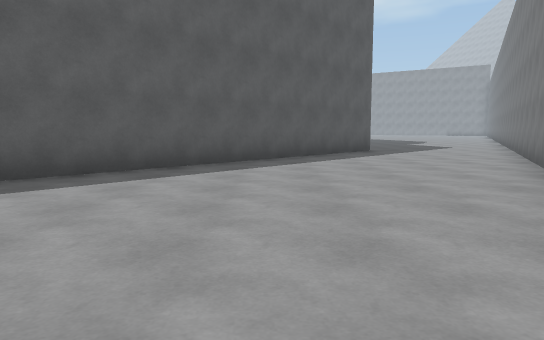
View 1 (above)

20 first-person views from a walk through a scene from a Unity 3-D project. The camera is 1.2 m above the floor, tilts 6° down and sees 70° across. The floor is counted in squares, 2 m on a side. Each view is taken from the middle of a square. On the plan, view 1 faces up. The plan holds only what a view shows up to about 11 squares ahead; the rest is blank. The place goes on beyond the plan. The player character is not drawn.

View 2
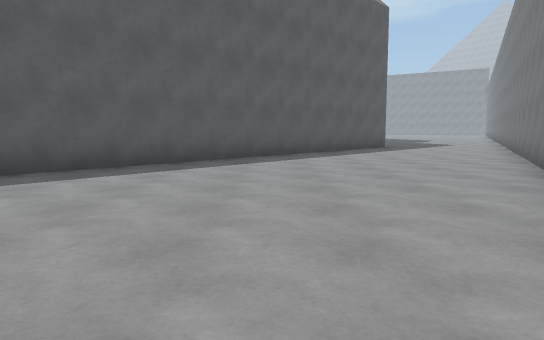

View 3
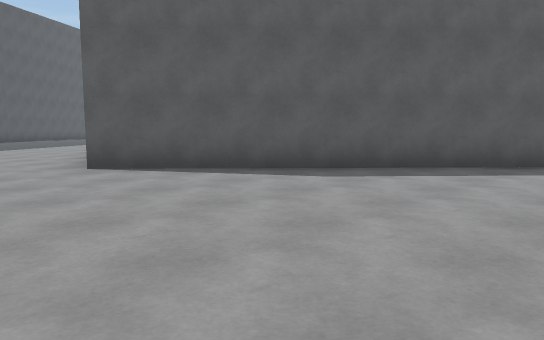

View 4
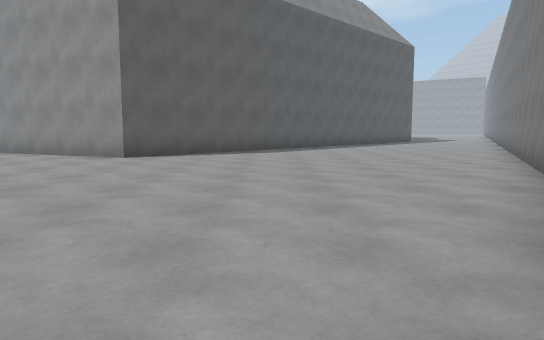

View 5
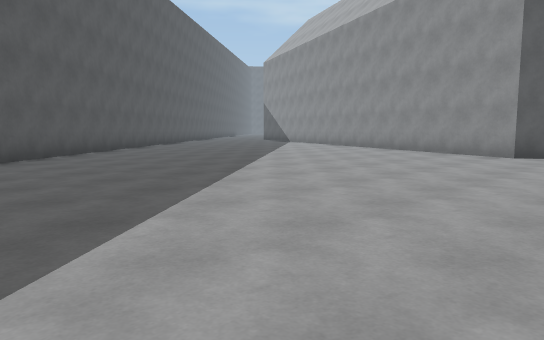

View 6
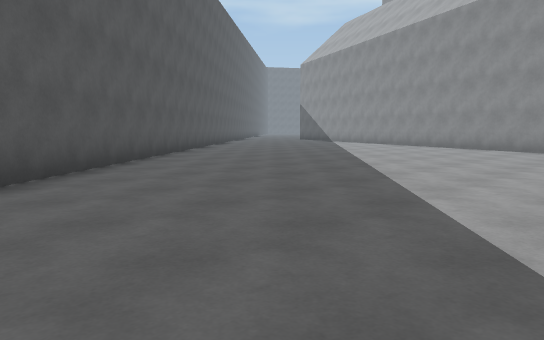

View 7
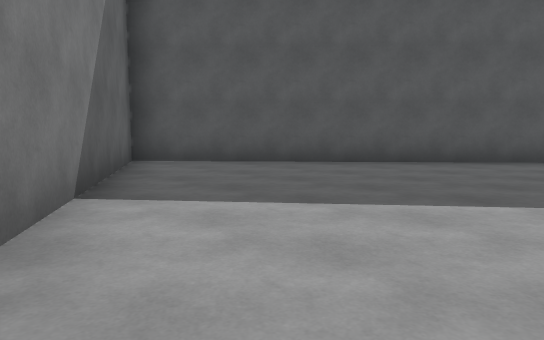

View 8
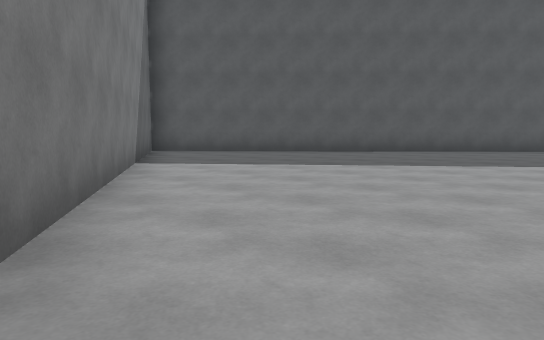

View 9
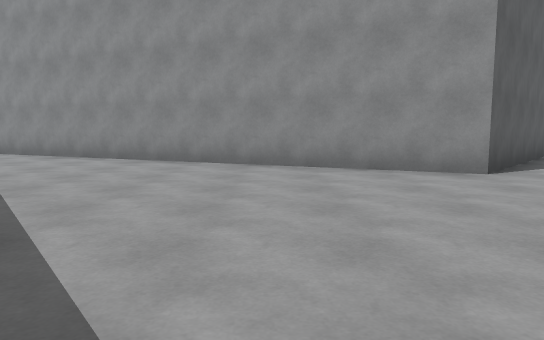

View 10
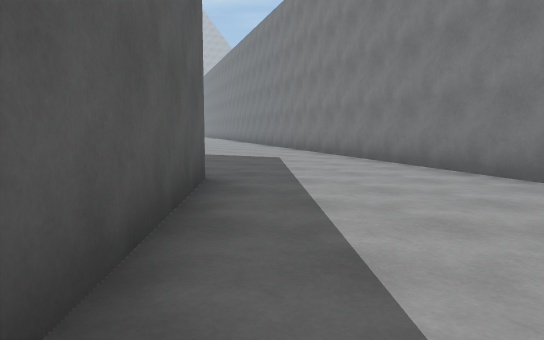

View 11
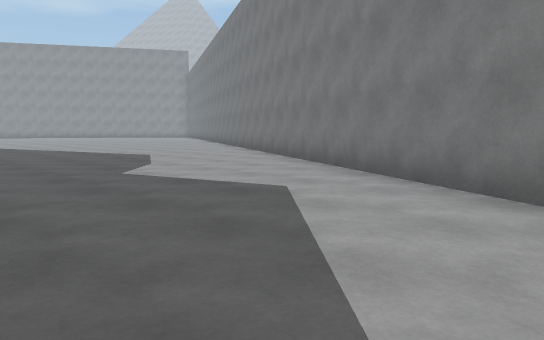

View 12
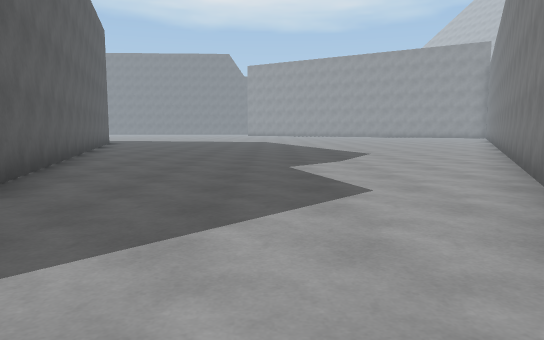

View 13
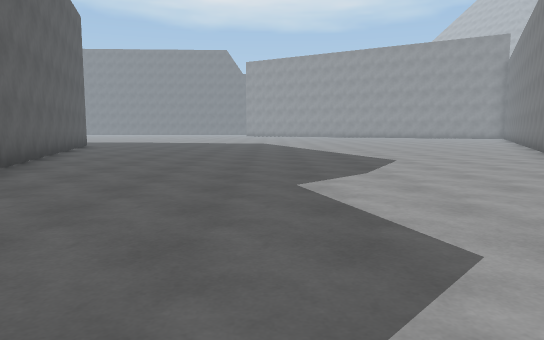

View 14
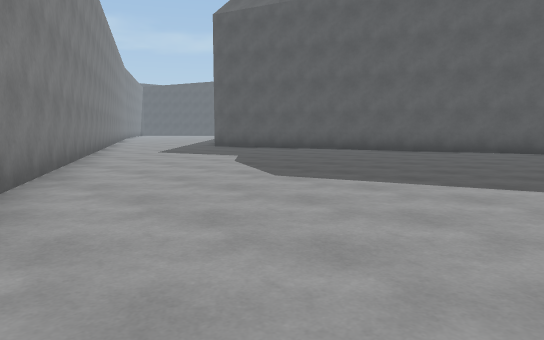

View 15
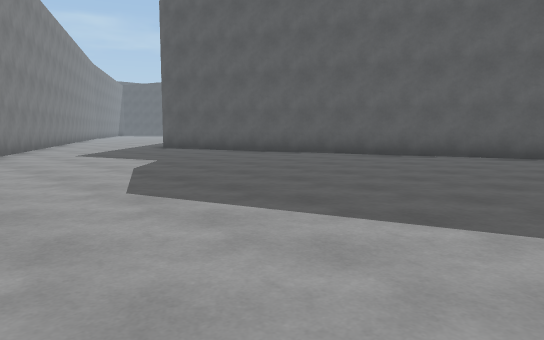

View 16
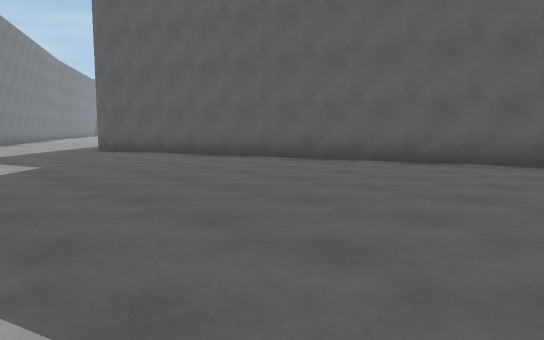

View 17
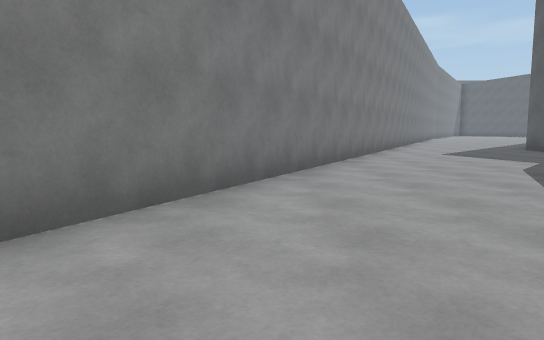

View 18
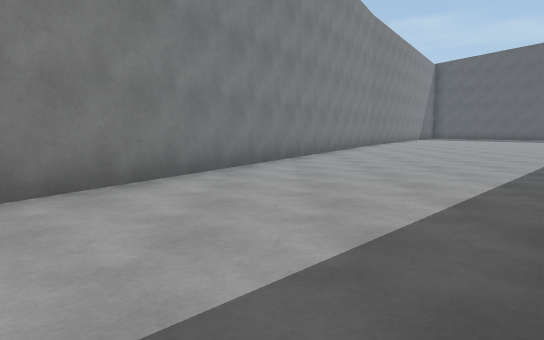

View 19
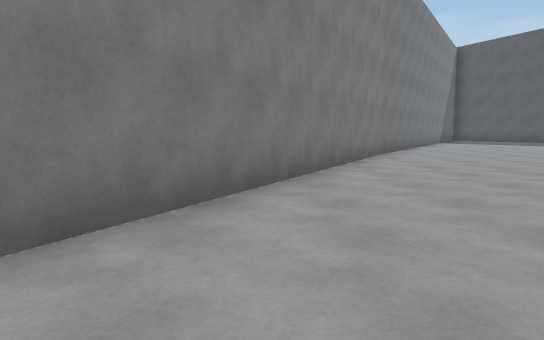

View 20
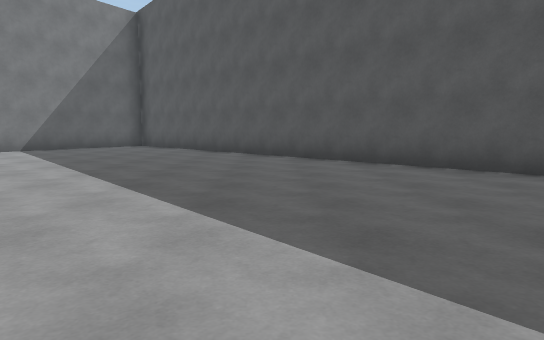

### Floor plan
Points are (right, up) in squares from view 1. A wall is a line through its corners. A room is listed if a view was taken in it or the views show most of it. See-through windows are left out.
Room 1 (views 1, 2, 3, 4, 5, 6, 7, 8, 9, 19, 20)
walls: (-14.6, -6.1) (-7.3, -14.1) (-0.6, -3.3) (4.3, 6.2); (-0.7, 7.1) (-7.1, 0.2) (-14.5, 3.5)
ways out: opening at (1.5, 7) to room 2
Room 2 (views 10, 11, 12, 13, 14, 15, 16, 17, 18)
walls: (-0.8, 22.2) (2.8, 10.9) (-0.7, 7.1); (4.3, 6.2) (12.5, 22.1)
ways out: opening at (1.5, 7) to room 1

Positions as (right, up) in squares from view 1, and headings:
1: (0, 0), facing up
2: (-1, -2), facing up
3: (-1, -2), facing up-left
4: (-4, -8), facing up
5: (-5, -9), facing up-left
6: (-6, -11), facing up-left
7: (-4, -7), facing down-left
8: (-2, -4), facing down-left
9: (-10, -5), facing up
10: (0, 7), facing up-right
11: (3, 10), facing up-right
12: (5, 9), facing up
13: (5, 11), facing up
14: (11, 22), facing down-left
15: (9, 22), facing down-left
16: (7, 22), facing down-left
17: (10, 22), facing down
18: (3, 11), facing down
19: (2, 6), facing down
20: (-12, 0), facing down
